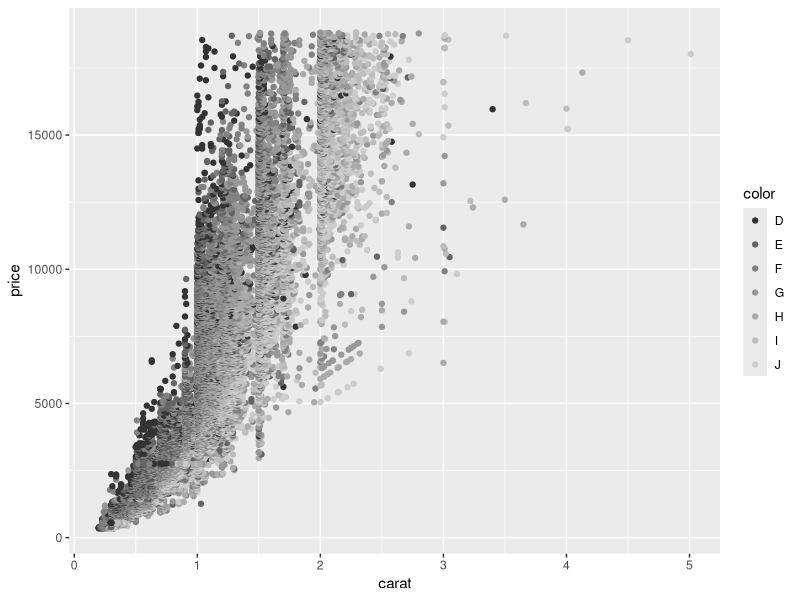

Generate this figure with R: (Note: this script raises an error after producing the figure.)
install.packages("ggthemes")
require(ggplot2)
require(ggthemes)
data(diamonds)
head(diamonds)
tail(diamonds)
g <- ggplot(data = diamonds , aes(x = carat, y =price ,color = color ))
g <- g + geom_point() + scale_color_grey()
g
g <- g + theme_economist() + scale_colour_economist() + scale_x_continuous(labels=comma)

